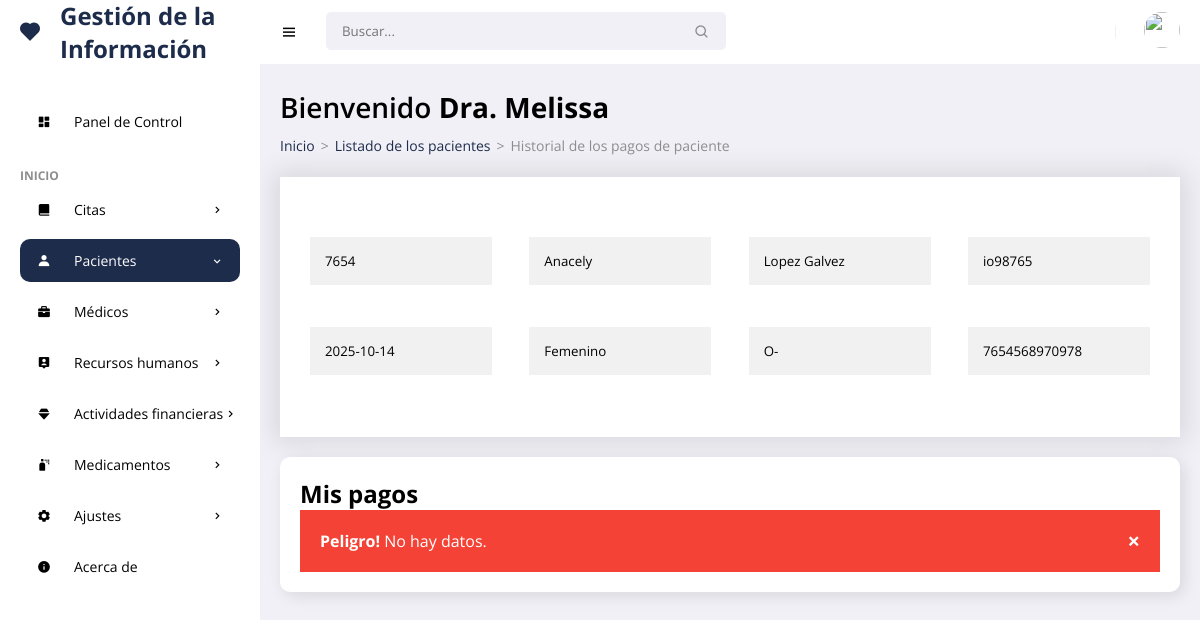
The page /frontend/pacientes/pago.php?id=11 (signed in) on the database its author committed.
### tables this page shows
CREATE TABLE `patients` (
  `idpa` int(11) NOT NULL,
  `numhs` char(8) NOT NULL,
  `nompa` varchar(30) NOT NULL,
  `apepa` varchar(30) NOT NULL,
  `direc` varchar(150) NOT NULL,
  `sex` varchar(15) NOT NULL,
  `grup` varchar(15) NOT NULL,
  `phon` char(13) NOT NULL,
  `cump` date NOT NULL,
  `corr` varchar(35) NOT NULL,
  `username` varchar(25) NOT NULL,
  `password` varchar(255) NOT NULL,
  `rol` char(1) NOT NULL,
  `state` char(1) NOT NULL,
  `fere` timestamp NOT NULL DEFAULT current_timestamp() ON UPDATE current_timestamp()
);

### frontend/pacientes/pago.php (the view, shortened to what this page needs)
<!DOCTYPE html>
<html lang="es">
<head>
    <link href='https://unpkg.com/boxicons@2.0.9/css/boxicons.min.css' rel='stylesheet'>
    <link rel="stylesheet" href="../../backend/css/admin.css">
</head>
<body>
    <section id="sidebar">
        <a href="../admin/escritorio.php" class="brand"><i class='bx bxs-heart icon'></i> Gestión de la Información</a>
        <ul class="side-menu">
            <li><a href="../admin/escritorio.php" ><i class='bx bxs-dashboard icon' ></i> Panel de Control</a></li>
            <li class="divider" data-text="Inicio">Panel</li>
            <li>
                <a href="#"><i class='bx bxs-book-alt icon' ></i> Citas <i class='bx bx-chevron-right icon-right' ></i></a>
            </li>
            <li>
                <a href="#" class="active"><i class='bx bxs-user icon' ></i> Pacientes <i class='bx bx-chevron-right icon-right' ></i></a>
            </li>
            <li>
                <a href="#"><i class='bx bxs-briefcase icon' ></i> Médicos <i class='bx bx-chevron-right icon-right' ></i></a>
            </li>
            <li>
                <a href="#"><i class='bx bxs-user-pin icon' ></i> Recursos humanos<i class='bx bx-chevron-right icon-right' ></i></a>
            </li>
            <li>
                <a href="#"><i class='bx bxs-diamond icon' ></i> Actividades financieras<i class='bx bx-chevron-right icon-right' ></i></a>
            </li>
            <li>
                <a href="#"><i class='bx bxs-spray-can icon' ></i> Medicamentos<i class='bx bx-chevron-right icon-right' ></i></a>
            </li>
            <li>
                <a href="#"><i class='bx bxs-cog icon' ></i> Ajustes<i class='bx bx-chevron-right icon-right' ></i></a>
            </li>
      <li><a href="../acerca/mostrar.php"><i class='bx bxs-info-circle icon' ></i> Acerca de</a></li>
        </ul>
    </section>
    <section id="content">
        <nav>
            <i class='bx bx-menu toggle-sidebar' ></i>
            <form action="#">
                <div class="form-group">
                    <input type="text" placeholder="Buscar...">
                    <i class='bx bx-search icon' ></i>
                </div>
            </form>
            <div class="profile">
                <img src="https://images.unsplash.com/photo-1517841905240-472988babdf9?ixid=MnwxMjA3fDB8MHxzZWFyY2h8NHx8cGVvcGxlfGVufDB8fDB8fA%3D%3D&ixlib=rb-1.2.1&auto=format&fit=crop&w=500&q=60" alt="">
            </div>
        </nav>
        <main>
            <h1 class="title">Bienvenido <?php echo '<strong>'.$_SESSION['username'].'</strong>'; ?></h1>
            <ul class="breadcrumbs">
                <li><a href="../admin/escritorio.php">Inicio</a></li>
                <li class="divider">></li>
                <li><a href="../pacientes/mostrar.php">Listado de los pacientes</a></li>
                <li class="divider">></li>
                <li><a href="#" class="active">Historial de los pagos de paciente</a></li>
            </ul>
           <br>
           <?php
require '../../backend/bd/Conexion.php';
 $id = $_GET['id'];
 $sentencia = $connect->prepare("SELECT * FROM patients  WHERE idpa= '$id';");
 $sentencia->execute();
$data =  array();
if($sentencia){
  while($r = $sentencia->fetchObject()){
    $data[] = $r;
  }
}
   ?>
   <?php if(count($data)>0):?>
        <?php foreach($data as $d):?>
<div class="input-block">
                    <div class="wrap-line">
        <div class="brise-input">
            <input type="text" value="<?php echo $d->numhs; ?>" name="text" required>
        </div>
        <div class="brise-input">
            <input type="text" value="<?php echo $d->nompa; ?>" name="text" required>
        </div>
        <div class="brise-input">
            <input type="text" value="<?php echo $d->apepa; ?>" name="text" required>
        </div>
        <div class="brise-input">
            <input type="text" value="<?php echo $d->direc; ?>" name="text" required>
        </div>
        <div class="brise-input">
            <input type="text" value="<?php echo $d->cump; ?>" name="text" required>
        </div>
        <div class="brise-input">
            <input type="text" value="<?php echo $d->sex; ?>" name="text" required>
        </div>
                <div class="brise-input">
            <input type="text" value="<?php echo $d->grup; ?>" name="text" required>
        </div>
        <div class="brise-input">
            <input type="text" value="<?php echo $d->phon; ?>" name="text" required>
        </div>
                    </div>
</div>
        <?php endforeach; ?>
    <?php else:?>
      <p class="alert alert-warning">No hay datos</p>
    <?php endif; ?>
        <div class="data">
            <div class="content-data">
                <h1>Mis pagos</h1>
                <div class="table-responsive" style="overflow-x:auto;">
                     <?php
$data =  array();
     ?>
     <?php if(count($data)>0):?>
                    <table id="example" class="responsive-table">
                        <thead>
                            <tr>
                                <th scope="col">Fecha</th>
                                <th scope="col">Monto</th>
                            </tr>
                        </thead>
                        <tbody>
                             <?php foreach($data as $d):?>
                            <tr>
                                <th scope="row"><?php echo $d->fere; ?></th>
                                <td data-title="Monto">S/.<?php echo $d->monto; ?></td>
                            </tr>
                             <?php endforeach; ?>
                        </tbody>
                    </table>
                    <?php else:?>
    <div class="alert">
      <span class="closebtn" onclick="this.parentElement.style.display='none';">&times;</span>
      <strong>Peligro!</strong> No hay datos.
    </div>
    <?php endif; ?>
                </div>
            </div>
        </div>
</main>
    </section>
</body>
</html>

### backend/css/admin.css (style rules this page uses)
* { font-family: 'Open Sans', sans-serif; margin: 0; padding: 0; box-sizing: border-box; }
:root { --grey: #F1F0F6; --dark-grey: #8D8D8D; --light: #fff; --dark: #000; --green: #81D43A; --light-green: #E3FFCB; --blue: #1e2c4b; --light-blue: #D0E4FF; --dark-blue: #0C5FCD; --red: #FC3B56; }
html { overflow-x: hidden; }
body { background: var(--grey); overflow-x: hidden; }
a { text-decoration: none; }
li { list-style: none; }
#sidebar { position: fixed; max-width: 260px; width: 100%; background: var(--light); top: 0; left: 0; height: 100%; overflow-y: auto; scrollbar-width: none; transition: all .3s ease; z-index: 200; }
#sidebar .brand { font-size: 24px; display: flex; align-items: center; height: 64px; font-weight: 700; color: var(--blue); position: sticky; top: 0; left: 0; z-index: 100; background: var(--light); transition: all .3s ease; padding: 0 6px; }
#sidebar .icon { min-width: 48px; display: flex; justify-content: center; align-items: center; margin-right: 6px; }
#sidebar .icon-right { margin-left: auto; transition: all .3s ease; }
#sidebar .side-menu { margin: 36px 0; padding: 0 20px; transition: all .3s ease; }
#sidebar .side-menu a { display: flex; align-items: center; font-size: 14px; color: var(--dark); padding: 12px 16px 12px 0; transition: all .3s ease; border-radius: 10px; margin: 4px 0; white-space: nowrap; }
#sidebar .side-menu > li > a.active .icon-right { transform: rotateZ(90deg); }
#sidebar .side-menu > li > a.active, #sidebar .side-menu > li > a.active:hover { background: var(--blue); color: var(--light); }
#sidebar .divider { margin-top: 24px; font-size: 12px; text-transform: uppercase; font-weight: 700; color: var(--dark-grey); transition: all .3s ease; white-space: nowrap; }
#content { position: relative; width: calc(100% - 260px); left: 260px; transition: all .3s ease; }
nav { background: var(--light); height: 64px; padding: 0 20px; display: flex; align-items: center; grid-gap: 28px; position: sticky; top: 0; left: 0; z-index: 100; }
nav .toggle-sidebar { font-size: 18px; cursor: pointer; }
nav form { max-width: 400px; width: 100%; margin-right: auto; }
nav .form-group { position: relative; }
nav .form-group input { width: 100%; background: var(--grey); border-radius: 5px; border: none; outline: none; padding: 10px 36px 10px 16px; transition: all .3s ease; }
nav .form-group .icon { position: absolute; top: 50%; transform: translateY(-50%); right: 16px; color: var(--dark-grey); }
nav .profile { position: relative; }
nav .profile img { width: 36px; height: 36px; border-radius: 50%; object-fit: cover; cursor: pointer; }
main { width: 100%; padding: 24px 20px 20px 20px; }
main .title { font-size: 28px; font-weight: 600; margin-bottom: 10px; }
main .breadcrumbs { display: flex; grid-gap: 6px; }
main .breadcrumbs li, main .breadcrumbs li a { font-size: 14px; }
main .breadcrumbs li a { color: var(--blue); }
main .breadcrumbs li a.active, main .breadcrumbs li.divider { color: var(--dark-grey); pointer-events: none; }
main .data { display: flex; grid-gap: 20px; margin-top: 20px; flex-wrap: wrap; }
main .data .content-data { flex-grow: 1; flex-basis: 400px; padding: 20px; background: var(--light); border-radius: 10px; box-shadow: 4px 4px 16px rgba(0, 0, 0, .1); }
.alert { padding: 20px; background-color: #f44336; color: white; }
.closebtn { margin-left: 15px; color: white; font-weight: bold; float: right; font-size: 22px; line-height: 20px; cursor: pointer; transition: 0.3s; }
input[type=text], input[type=password], input[type=date],input[type=datetime-local], input[type=file],textarea { width: 100%; padding: 15px; margin: 20px 0 22px 0; display: inline-block; border: none; background: #f1f1f1; }
.input-block { display: block; max-width: 100%; margin: auto; text-align: left; background: #fff; padding: 40px 30px; box-shadow: 0px 0px 25px 6px rgba(0,0,0,0.1); }
.wrap-line { display: flex; flex-wrap: wrap; justify-content: space-between; }

### rows shown on the page
patients: text "7654", text "Anacely", text "Lopez Galvez", text "io98765", text "2025-10-14", text "Femenino", text "O-", text "7654568970978"

### other values the page prints
$_SESSION['username'] "Dra. Melissa"
